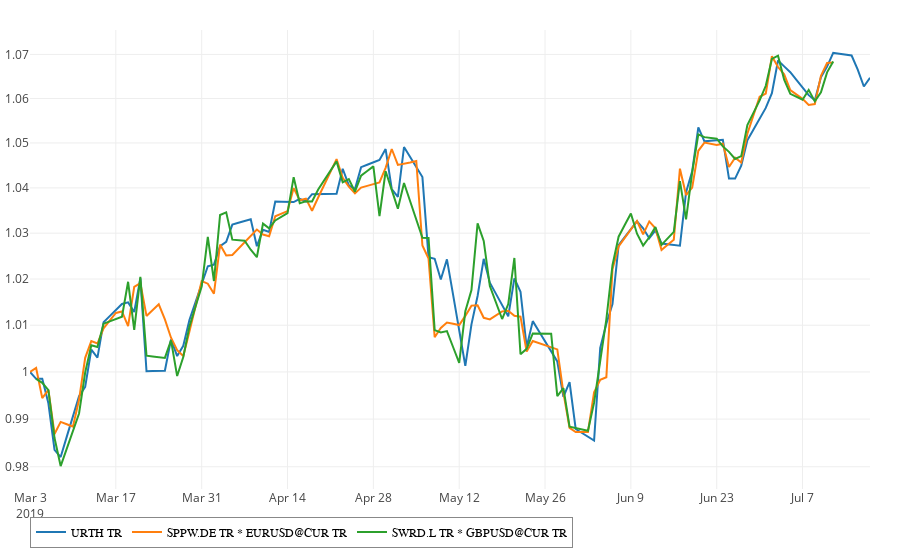

Source (notebook cell):
### Code cell
swrd = get('SWRD.L')
swrd = swrd * get('GBPUSD@CUR', cache=True)

sppw = get('SPPW.DE')
sppw = sppw * get('EURUSD@CUR')

swrd_b = get('SWRD;LN@B')

vt = get('VT', mode='TR')
urth = get('URTH')
acwi = get('ACWI')

show(urth, swrd, sppw, trim=dt(2019, 3, 3), align='rel')

### Figure 1 — Plotly figure (JSON) as saved in the notebook; plotly's stock layout.template omitted (floating-point values rounded to 4 significant figures; data arrays with more than 128 entries replaced by an {"elided": "..."} marker saying what was removed)
{"data": [{"connectgaps": false, "mode": "lines", "name": "URTH TR", "text": "URTH TR", "textposition": "middle right", "type": "scatter", "uid": "6d76ea15-0e20-4158-9ed1-34f9dd0fa0ca", "x": {"elided": "138 str values"}, "y": {"elided": "138 float values"}}, {"connectgaps": false, "mode": "lines", "name": "SPPW.DE TR * EURUSD@CUR TR", "text": "SPPW.DE TR * EURUSD@CUR TR", "textposition": "middle right", "type": "scatter", "uid": "9ecabc07-8a99-480f-bc8a-1db6ed954fd7", "x": {"elided": "132 str values"}, "y": {"elided": "132 float values"}}, {"connectgaps": false, "mode": "lines", "name": "SWRD.L TR * GBPUSD@CUR TR", "text": "SWRD.L TR * GBPUSD@CUR TR", "textposition": "middle right", "type": "scatter", "uid": "d0490a12-d0ec-4e6f-8baa-6bbb5d9aa7ca", "x": {"elided": "131 str values"}, "y": {"elided": "131 float values"}}], "layout": {"hovermode": "closest", "legend": {"bgcolor": "rgb(255,255,255,50)", "bordercolor": "#888888", "borderwidth": 1, "font": {"color": "#000", "family": "sans-serif", "size": 12}, "orientation": "h", "traceorder": "normal", "x": 0, "y": -0.06, "yanchor": "top"}, "margin": {"b": 30, "l": 30, "pad": 0, "r": 30, "t": 30}, "showlegend": true, "xaxis": {"rangemode": "normal"}, "yaxis": {"autorange": true, "rangemode": "normal", "type": "log"}}}
